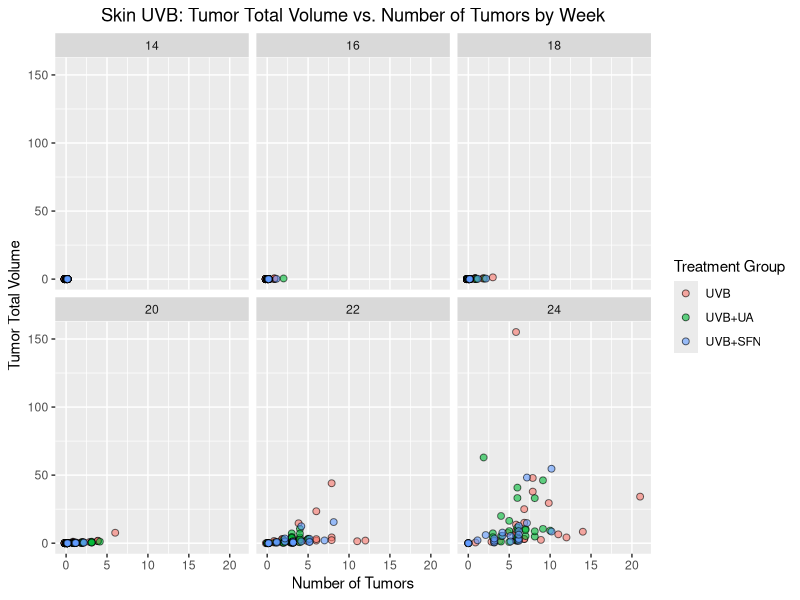
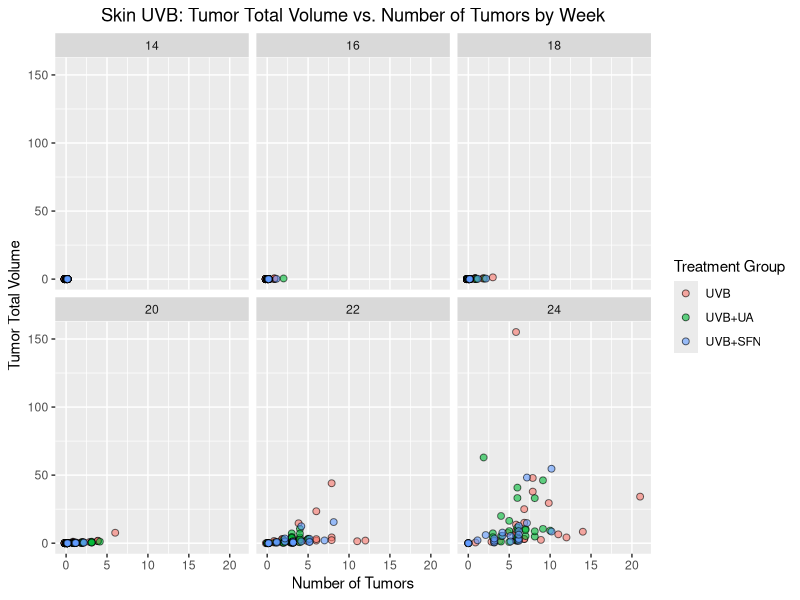
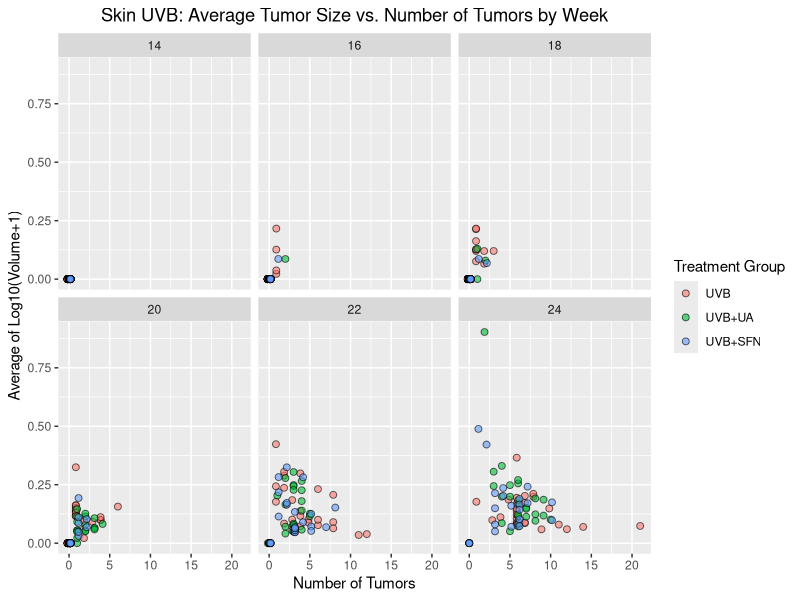
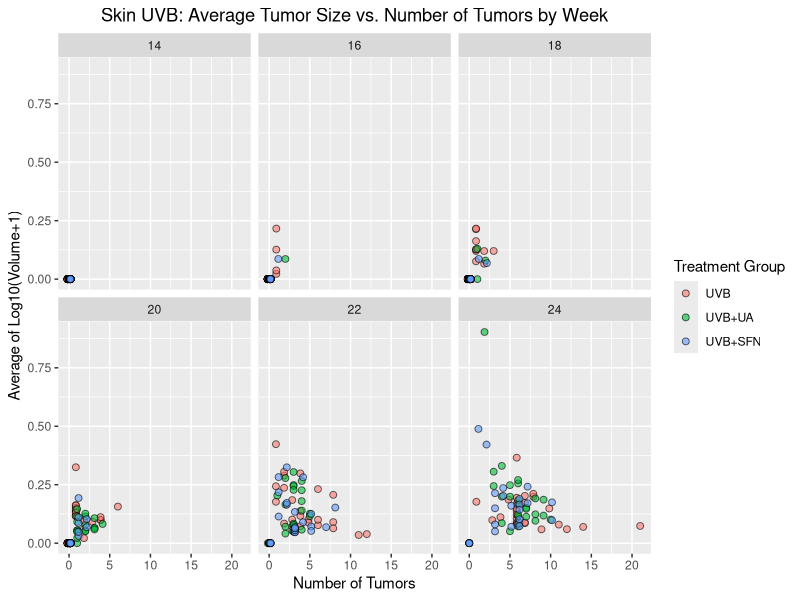
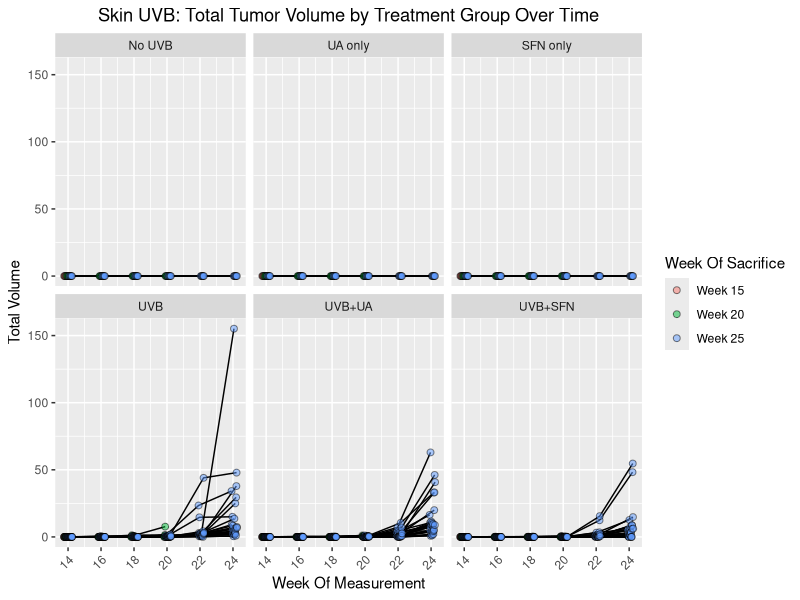
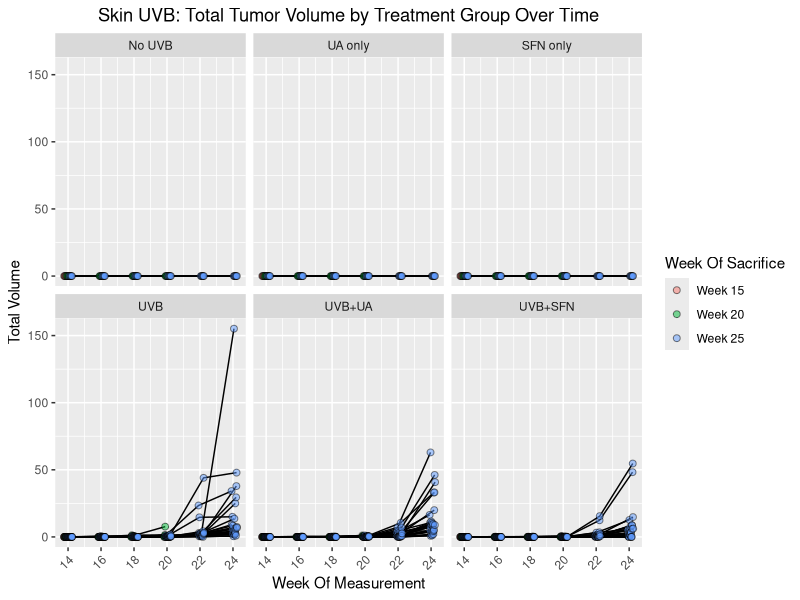
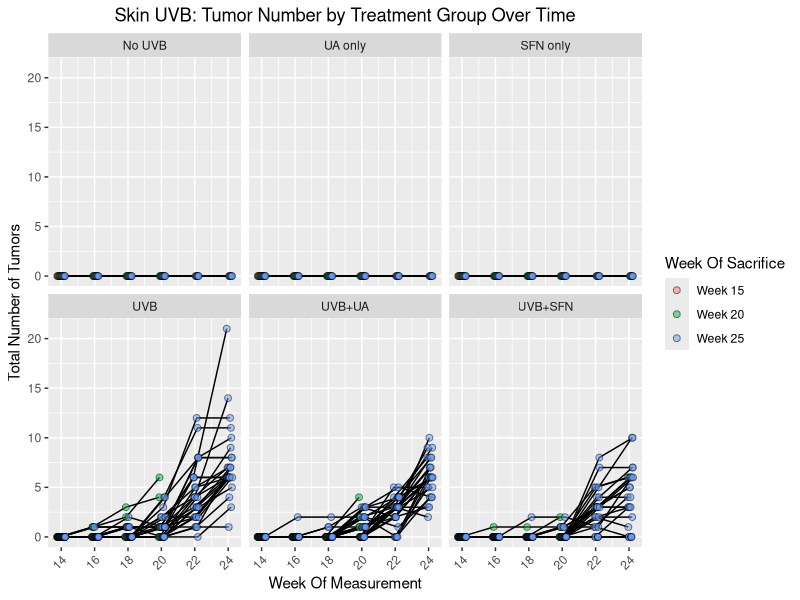
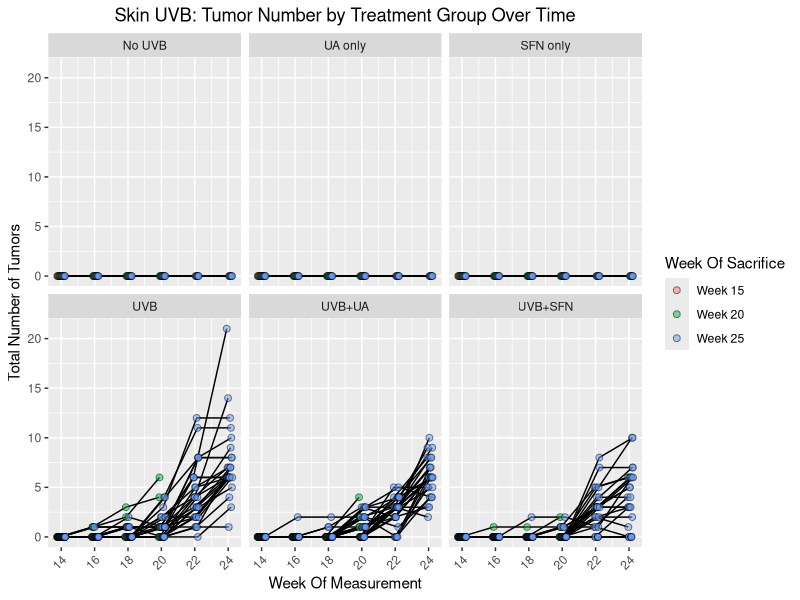

R code for these plots, in order:
# |--------------------------------------------------------|
# | Project: Skin UVB SKH1 moue model treated with UA/SFN. |
# | Script: tumor volume/size by treatment groups and time |
# | Scientist: Yuqing (Anne) Yang                          |
# | Data Analysis: Ran Yin, Renyi Wu, Davit Sargsyan       |
# | Created: 04/01/2018                                    |
# |--------------------------------------------------------|
# Header----
require(data.table)
require(ggplot2)
require(knitr)
# require(VennDiagram)
# require(gridExtra)

# Data----
dt1 <- fread("data/Kong Lab-UVB skin study.csv")
dt1
dt1$Group <- factor(dt1$Group,
                    levels = c("No UVB",
                               "UA only",
                               "SFN only",
                               "UVB",
                               "UVB+UA",
                               "UVB+SFN"))
dt1$Week <- factor(as.numeric(substr(dt1$GroupWeek,
                              nchar(dt1$GroupWeek) - 7,
                              nchar(dt1$GroupWeek) - 6)))
dt1$Tattoo <- factor(dt1$Tattoo)
dt1$WeekOfFirst <- as.numeric(dt1$WeekOfFirst)

dt2 <- melt.data.table(dt1,
                       id.vars = c("Group",
                                   "Week",
                                   "Tattoo",
                                   "WeekOfFirst"),
                       measure.vars = 4:9,
                       variable.name = "MeasureWeek",
                       value.name = "Volume")
dt2$MeasureWeek <- as.numeric(as.character(substr(dt2$MeasureWeek,
                                                  2,
                                                  3)))
dt2

dt3 <- melt.data.table(dt1,
                       id.vars = c("Group",
                                   "Week",
                                   "Tattoo",
                                   "WeekOfFirst"),
                       measure.vars = 10:15,
                       variable.name = "MeasureWeek",
                       value.name = "Number")
dt3$MeasureWeek <- as.numeric(as.character(substr(dt3$MeasureWeek,
                                                  2,
                                                  3)))
dt3

dt2 <- merge(dt2, 
             dt3,
             by = c("Group",
                    "Week",
                    "Tattoo",
                    "WeekOfFirst",
                    "MeasureWeek"))
rm(dt3)

# Log transformations and averages----
dt2$AvgVolume <- dt2$Volume/dt2$Number
dt2$AvgVolume[is.nan(dt2$AvgVolume)] <- 0

dt2$Tumor <- dt2$AvgVolume > 0

dt2$LogVolume <- log10(dt2$Volume)
dt2$LogAvgVolume <- dt2$LogVolume/dt2$Number
dt2$LogAvgVolume[is.nan(dt2$LogAvgVolume)] <- 0

dt2$LogPls1Volume <- log10(dt2$Volume + 1)
dt2$LogAvgPls1Volume <- dt2$LogPls1Volume/dt2$Number
dt2$LogAvgPls1Volume[is.nan(dt2$LogAvgPls1Volume)] <- 0

dt2

# Averge tumor size vs. number of tumors----
tmp <- droplevels(subset(dt2,
                         Group %in% c("UVB",
                                      "UVB+UA",
                                      "UVB+SFN")))
tmp

p0 <- ggplot(data = tmp,
               aes(x = Number,
                   y = Volume,
                   fill = Group)) +
  facet_wrap(~ MeasureWeek,
             nrow = 2) +
  geom_point(size = 2,
             alpha = 0.6,
             shape = 21,
             position = position_dodge(0.5)) + 
  scale_x_continuous("Number of Tumors") + 
  scale_y_continuous("Tumor Total Volume") + 
  scale_fill_discrete("Treatment Group") +
  ggtitle("Skin UVB: Tumor Total Volume vs. Number of Tumors by Week") +
  theme(plot.title = element_text(hjust = 0.5))
p0

tiff(filename = "tmp/skin_uvb_tumor_total_volume_vs_number.tiff",
     height = 6,
     width = 10,
     units = 'in',
     res = 300,
     compression = "lzw+p")
print(p0)
graphics.off()

p0.1 <- ggplot(data = tmp,
             aes(x = Number,
                 y = LogAvgPls1Volume,
                 fill = Group)) +
  facet_wrap(~ MeasureWeek,
             nrow = 2) +
  geom_point(size = 2,
             alpha = 0.6,
             shape = 21,
             position = position_dodge(0.5)) + 
  scale_x_continuous("Number of Tumors") + 
  scale_y_continuous("Average of Log10(Volume+1)") + 
  scale_fill_discrete("Treatment Group") +
  ggtitle("Skin UVB: Average Tumor Size vs. Number of Tumors by Week") +
  theme(plot.title = element_text(hjust = 0.5))
p0.1

tiff(filename = "tmp/skin_uvb_tumor_avgpls1volume_vs_number.tiff",
     height = 6,
     width = 10,
     units = 'in',
     res = 300,
     compression = "lzw+p")
print(p0.1)
graphics.off()

# # For now, remove outliers (DS, 04/01/2018)
# dt2 <- droplevels(subset(dt2,
#                          !(Tattoo %in% c("142", 
#                                          "165"))))
# NOTE: both records were confirmed by Anne on 04/01/2018
#       do not exclude!

# Plot total tumor volume over time by treatment group----
p1 <- ggplot(dt2,
             aes(x = MeasureWeek,
                 y = Volume,
                 fill = Week,
                 group = Tattoo)) +
  facet_wrap(~ Group) +
  geom_line(position = position_dodge(0.5)) +
  geom_point(position = position_dodge(0.5),
             shape = 21,
             size = 2,
             alpha = 0.5) +
  scale_fill_discrete(name = "Week Of Sacrifice",
                      labels = paste("Week",
                                     levels(dt2$Week))) +
  scale_x_continuous("Week Of Measurement",
                     breaks = unique(dt2$MeasureWeek)) +
  scale_y_continuous("Total Volume") +
  ggtitle("Skin UVB: Total Tumor Volume by Treatment Group Over Time") +
  theme(axis.text.x = element_text(angle = 45,
                                   hjust = 1),
        # legend.position = "none",
        plot.title = element_text(hjust = 0.5))
p1

tiff(filename = "tmp/skin_uvb_tumor_volume_over_time.tiff",
     height = 5,
     width = 7,
     units = 'in',
     res = 300,
     compression = "lzw+p")
print(p1)
graphics.off()

p2 <- ggplot(dt2,
             aes(x = MeasureWeek,
                 y = Number,
                 fill = Week,
                 group = Tattoo)) +
  facet_wrap(~ Group) +
  geom_line(position = position_dodge(0.5)) +
  geom_point(position = position_dodge(0.5),
             shape = 21,
             size = 2,
             alpha = 0.5) +
  scale_fill_discrete(name = "Week Of Sacrifice",
                      labels = paste("Week",
                                     levels(dt2$Week))) +
  scale_x_continuous("Week Of Measurement",
                     breaks = unique(dt2$MeasureWeek)) +
  scale_y_continuous("Total Number of Tumors") +
  ggtitle("Skin UVB: Tumor Number by Treatment Group Over Time") +
  theme(axis.text.x = element_text(angle = 45,
                                   hjust = 1),
        # legend.position = "none",
        plot.title = element_text(hjust = 0.5))
p2

tiff(filename = "tmp/skin_uvb_tumor_number_over_time.tiff",
     height = 5,
     width = 7,
     units = 'in',
     res = 300,
     compression = "lzw+p")
print(p2)
graphics.off()

p3 <- ggplot(dt2,
             aes(x = MeasureWeek,
                 y = AvgVolume,
                 fill = Week,
                 group = Tattoo)) +
  facet_wrap(~ Group) +
  geom_line(position = position_dodge(0.5)) +
  geom_point(position = position_dodge(0.5),
             shape = 21,
             size = 2,
             alpha = 0.5) +
  scale_fill_discrete(name = "Week Of Sacrifice",
                      labels = paste("Week",
                                     levels(dt2$Week))) +
  scale_x_continuous("Week Of Measurement",
                     breaks = unique(dt2$MeasureWeek)) +
  scale_y_continuous("Average Volume of Tumors") +
  ggtitle("Skin UVB: Average Tumor Volume by Treatment Group Over Time") +
  theme(axis.text.x = element_text(angle = 45,
                                   hjust = 1),
        # legend.position = "none",
        plot.title = element_text(hjust = 0.5))
p3

tiff(filename = "tmp/skin_uvb_tumor_avg_volume_over_time.tiff",
     height = 5,
     width = 7,
     units = 'in',
     res = 300,
     compression = "lzw+p")
print(p3)
graphics.off()

# Last timepoint (Week24) only----
dt24 <- droplevels(subset(dt2,
                          MeasureWeek == 24 & 
                            Week == 25))
t1 <- table(dt24$Tumor,
            dt24$Group)
kable(t1)
#   |      | No UVB| UA only| SFN only| UVB| UVB+UA| UVB+SFN|
#   |:-----|------:|-------:|--------:|---:|------:|-------:|
#   |FALSE |      6|       6|        6|   0|      0|       5|
#   |TRUE  |      0|       0|        0|  26|     26|      20|

dt24trt <- droplevels(subset(dt24,
                         Group %in% c("UVB",
                                      "UVB+UA",
                                      "UVB+SFN")))

# Was there treatment difference at the last timepoint?----
p4 <- ggplot(data = dt24,
             aes(x = Group,
                 y = Volume,
                 fill = Number)) +
  geom_boxplot() +
  geom_point(size = 3,
             shape = 21,
             position = position_jitterdodge()) + 
  scale_x_discrete("Treatment Group") + 
  scale_y_continuous("Tumor Total Volume") + 
  scale_fill_gradient("Number of Tumors",
                      low = "white",
                      high = "red") +
  ggtitle("Skin UVB: Tumor Total Volume by Treatment at Week 24") +
  theme(plot.title = element_text(hjust = 0.5),
        axis.text.x = element_text(angle = 45,
                                   hjust = 1))
p4

tiff(filename = "tmp/skin_uvb_tumor_total_volume_week24.tiff",
     height = 5,
     width = 6,
     units = 'in',
     res = 300,
     compression = "lzw+p")
print(p4)
graphics.off()

# Log transformation of volumes----
p4.1 <- ggplot(data = dt24,
               aes(x = Group,
                   y = LogVolume,
                   fill = Number)) +
  geom_boxplot() +
  geom_point(size = 3,
             shape = 21,
             position = position_jitterdodge()) + 
  scale_x_discrete("Treatment Group") + 
  scale_y_continuous("Log10(Tumor Total Volume)") + 
  scale_fill_gradient("Number of Tumors",
                      low = "white",
                      high = "red") +
  ggtitle("Skin UVB: Log Transformed Tumor Total Volume\nby Treatment at Week 24") +
  theme(plot.title = element_text(hjust = 0.5),
        axis.text.x = element_text(angle = 45,
                                   hjust = 1))
p4.1

tiff(filename = "tmp/skin_uvb_tumor_total_log10volume_week24.tiff",
     height = 5,
     width = 6,
     units = 'in',
     res = 300,
     compression = "lzw+p")
print(p4.1)
graphics.off()

p4.2 <- ggplot(data = dt24,
             aes(x = Group,
                 y = LogPls1Volume,
                 fill = Number)) +
  geom_boxplot() +
  geom_point(size = 3,
             shape = 21,
             position = position_jitterdodge()) + 
  scale_x_discrete("Treatment Group") + 
  scale_y_continuous("Log10(Tumor Total Volume + 1)") + 
  scale_fill_gradient("Number of Tumors",
                      low = "white",
                      high = "red") +
  ggtitle("Skin UVB: Log Transformed Tumor Total Volume\nby Treatment at Week 24") +
  theme(plot.title = element_text(hjust = 0.5),
        axis.text.x = element_text(angle = 45,
                                   hjust = 1))
p4.2

tiff(filename = "tmp/skin_uvb_tumor_total_log10pls1volume_week24.tiff",
     height = 5,
     width = 6,
     units = 'in',
     res = 300,
     compression = "lzw+p")
print(p4.2)
graphics.off()

m1 <- lm(LogPls1Volume ~ Group,
         data = dt24trt)
m1
summary(m1)

p5 <- ggplot(data = dt24,
             aes(x = Group,
                 y = Number,
                 fill = Volume)) +
  geom_boxplot() +
  geom_point(size = 3,
             shape = 21,
             position = position_jitterdodge()) + 
  scale_x_discrete("Treatment Group") + 
  scale_y_continuous("Tumor Total Number") + 
  scale_fill_gradient("Total Volume",
                      low = "white",
                      high = "red") +
  ggtitle("Skin UVB: Tumor Total Number by Treatment at Week 24") +
  theme(plot.title = element_text(hjust = 0.5),
        axis.text.x = element_text(angle = 45,
                                   hjust = 1))
p5

tiff(filename = "tmp/skin_uvb_tumor_total_number_week24.tiff",
     height = 5,
     width = 6,
     units = 'in',
     res = 300,
     compression = "lzw+p")
print(p5)
graphics.off()

m2 <- lm(Number ~ Group,
            data = dt24trt)
m2
summary(m2)

# Average tumor volume (log-transformed)----
p6 <- ggplot(data = dt24,
             aes(x = Group,
                 y = LogAvgPls1Volume,
                 fill = Number)) +
  geom_boxplot() +
  geom_point(size = 3,
             shape = 21,
             position = position_jitterdodge()) + 
  scale_x_discrete("Treatment Group") + 
  scale_y_continuous("Average Log10(Tumor Total Volume + 1)") + 
  scale_fill_gradient("Number of Tumors",
                      low = "white",
                      high = "red") +
  ggtitle("Skin UVB: Tumor Average Log Transformed Volume\nby Treatment at Week 24") +
  theme(plot.title = element_text(hjust = 0.5),
        axis.text.x = element_text(angle = 45,
                                   hjust = 1))
p6

tiff(filename = "tmp/skin_uvb_tumor_avg_log10volume_week24.tiff",
     height = 5,
     width = 6,
     units = 'in',
     res = 300,
     compression = "lzw+p")
print(p6)
graphics.off()

m3 <- lm(LogAvgPls1Volume ~ Group,
         data = dt24trt)
m3
summary(m3)

# Week 22 only----
dt22 <- droplevels(subset(dt2,
                          MeasureWeek == 22 & 
                            Week == 25))
t2 <- table(dt22$Tumor,
            dt22$Group)
kable(t2)
# |      | No UVB| UA only| SFN only| UVB| UVB+UA| UVB+SFN|
# |:-----|------:|-------:|--------:|---:|------:|-------:|
# |FALSE |      6|       6|        6|   1|      5|       5|
# |TRUE  |      0|       0|        0|  25|     21|      20|

dt22trt <- droplevels(subset(dt22,
                             Group %in% c("UVB",
                                          "UVB+UA",
                                          "UVB+SFN")))

# Was there treatment difference at the last timepoint?----
# Log transformation of volumes----
p4.2 <- ggplot(data = dt22,
               aes(x = Group,
                   y = LogPls1Volume,
                   fill = Number)) +
  geom_boxplot() +
  geom_point(size = 3,
             shape = 21,
             position = position_jitterdodge()) + 
  scale_x_discrete("Treatment Group") + 
  scale_y_continuous("Log10(Tumor Total Volume + 1)") + 
  scale_fill_gradient("Number of Tumors",
                      low = "white",
                      high = "red") +
  ggtitle("Skin UVB: Log Transformed Tumor Total Volume\nby Treatment at Week 22") +
  theme(plot.title = element_text(hjust = 0.5),
        axis.text.x = element_text(angle = 45,
                                   hjust = 1))
p4.2

tiff(filename = "tmp/skin_uvb_tumor_total_log10pls1volume_week22.tiff",
     height = 5,
     width = 6,
     units = 'in',
     res = 300,
     compression = "lzw+p")
print(p4.2)
graphics.off()

m1 <- lm(LogPls1Volume ~ Group,
         data = dt22trt)
m1
summary(m1)

p5 <- ggplot(data = dt22,
             aes(x = Group,
                 y = Number,
                 fill = Volume)) +
  geom_boxplot() +
  geom_point(size = 3,
             shape = 21,
             position = position_jitterdodge()) + 
  scale_x_discrete("Treatment Group") + 
  scale_y_continuous("Tumor Total Number") + 
  scale_fill_gradient("Total Volume",
                      low = "white",
                      high = "red") +
  ggtitle("Skin UVB: Tumor Total Number by Treatment at Week 22") +
  theme(plot.title = element_text(hjust = 0.5),
        axis.text.x = element_text(angle = 45,
                                   hjust = 1))
p5

tiff(filename = "tmp/skin_uvb_tumor_total_number_week22.tiff",
     height = 5,
     width = 6,
     units = 'in',
     res = 300,
     compression = "lzw+p")
print(p5)
graphics.off()

m2 <- lm(Number ~ Group,
         data = dt22trt)
m2
summary(m2)

# Average tumor volume (log-transformed)----
p6 <- ggplot(data = dt22,
             aes(x = Group,
                 y = LogAvgPls1Volume,
                 fill = Number)) +
  geom_boxplot() +
  geom_point(size = 3,
             shape = 21,
             position = position_jitterdodge()) + 
  scale_x_discrete("Treatment Group") + 
  scale_y_continuous("Average Log10(Tumor Total Volume + 1)") + 
  scale_fill_gradient("Number of Tumors",
                      low = "white",
                      high = "red") +
  ggtitle("Skin UVB: Tumor Average Log Transformed Volume\nby Treatment at Week 22") +
  theme(plot.title = element_text(hjust = 0.5),
        axis.text.x = element_text(angle = 45,
                                   hjust = 1))
p6

tiff(filename = "tmp/skin_uvb_tumor_avg_log10volume_week22.tiff",
     height = 5,
     width = 6,
     units = 'in',
     res = 300,
     compression = "lzw+p")
print(p6)
graphics.off()

m3 <- lm(LogAvgPls1Volume ~ Group,
         data = dt22trt)
m3
summary(m3)

# Week 20 only----
dt20 <- droplevels(subset(dt2,
                          MeasureWeek == 20 & 
                            Week %in% c(20, 25)))
t3 <- table(dt20$Tumor,
            dt20$Group)
kable(t3)
# |      | No UVB| UA only| SFN only| UVB| UVB+UA| UVB+SFN|
# |:-----|------:|-------:|--------:|---:|------:|-------:|
# |FALSE |     10|      10|       10|  13|     15|      24|
# |TRUE  |      0|       0|        0|  19|     17|       7|

dt20trt <- droplevels(subset(dt20,
                             Group %in% c("UVB",
                                          "UVB+UA",
                                          "UVB+SFN")))

# Was there treatment difference at the last timepoint?----
# Log transformation of volumes----
p4.2 <- ggplot(data = dt20,
               aes(x = Group,
                   y = LogPls1Volume,
                   fill = Number)) +
  geom_boxplot() +
  geom_point(size = 3,
             shape = 21,
             position = position_jitterdodge()) + 
  scale_x_discrete("Treatment Group") + 
  scale_y_continuous("Log10(Tumor Total Volume + 1)") + 
  scale_fill_gradient("Number of Tumors",
                      low = "white",
                      high = "red") +
  ggtitle("Skin UVB: Log Transformed Tumor Total Volume\nby Treatment at Week 20") +
  theme(plot.title = element_text(hjust = 0.5),
        axis.text.x = element_text(angle = 45,
                                   hjust = 1))
p4.2

tiff(filename = "tmp/skin_uvb_tumor_total_log10pls1volume_week20.tiff",
     height = 5,
     width = 6,
     units = 'in',
     res = 300,
     compression = "lzw+p")
print(p4.2)
graphics.off()

m1 <- lm(LogPls1Volume ~ Group,
         data = dt20trt)
m1
summary(m1)

p5 <- ggplot(data = dt20,
             aes(x = Group,
                 y = Number,
                 fill = Volume)) +
  geom_boxplot() +
  geom_point(size = 3,
             shape = 21,
             position = position_jitterdodge()) + 
  scale_x_discrete("Treatment Group") + 
  scale_y_continuous("Tumor Total Number") + 
  scale_fill_gradient("Total Volume",
                      low = "white",
                      high = "red") +
  ggtitle("Skin UVB: Tumor Total Number by Treatment at Week 20") +
  theme(plot.title = element_text(hjust = 0.5),
        axis.text.x = element_text(angle = 45,
                                   hjust = 1))
p5

tiff(filename = "tmp/skin_uvb_tumor_total_number_week20.tiff",
     height = 5,
     width = 6,
     units = 'in',
     res = 300,
     compression = "lzw+p")
print(p5)
graphics.off()

m2 <- lm(Number ~ Group,
         data = dt20trt)
m2
summary(m2)

# Average tumor volume (log-transformed)----
p6 <- ggplot(data = dt20,
             aes(x = Group,
                 y = LogAvgPls1Volume,
                 fill = Number)) +
  geom_boxplot() +
  geom_point(size = 3,
             shape = 21,
             position = position_jitterdodge()) + 
  scale_x_discrete("Treatment Group") + 
  scale_y_continuous("Average Log10(Tumor Total Volume + 1)") + 
  scale_fill_gradient("Number of Tumors",
                      low = "white",
                      high = "red") +
  ggtitle("Skin UVB: Tumor Average Log Transformed Volume\nby Treatment at Week 20") +
  theme(plot.title = element_text(hjust = 0.5),
        axis.text.x = element_text(angle = 45,
                                   hjust = 1))
p6

tiff(filename = "tmp/skin_uvb_tumor_avg_log10volume_week20.tiff",
     height = 5,
     width = 6,
     units = 'in',
     res = 300,
     compression = "lzw+p")
print(p6)
graphics.off()

m3 <- lm(LogAvgPls1Volume ~ Group,
         data = dt20trt)
m3
summary(m3)

# sink()